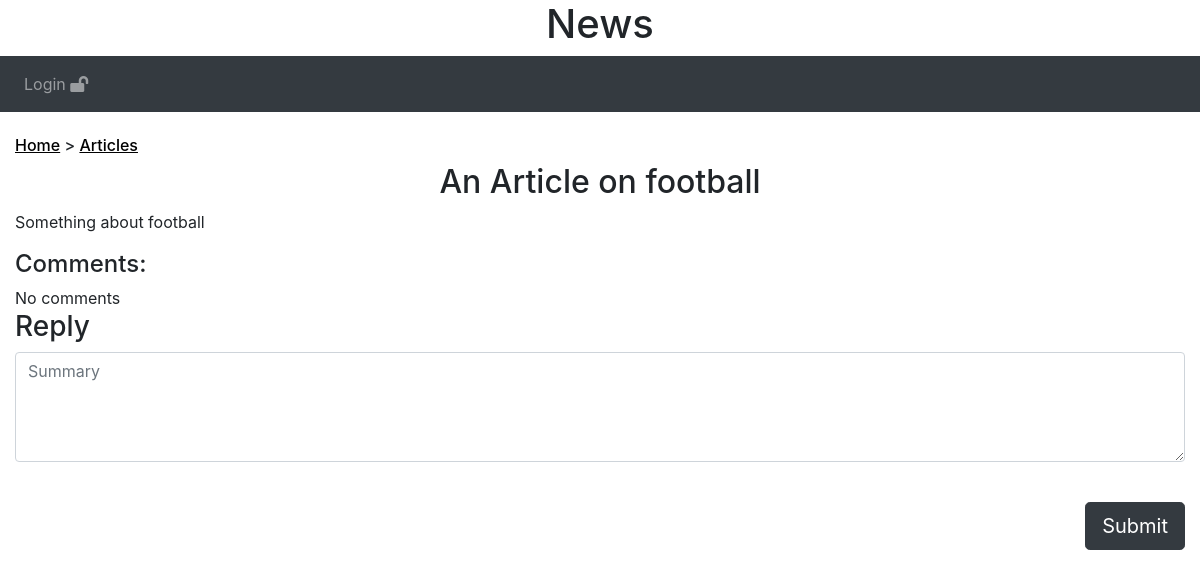
Page /content.php?id=31 on the committed database.
### tables this page shows
CREATE TABLE `articles` (
  `article_id` int(255) NOT NULL,
  `article_name` varchar(255) NOT NULL,
  `article_summary` varchar(550) NOT NULL,
  `article_content` blob NOT NULL,
  `article_category` int(255) NOT NULL,
  `article_create` datetime NOT NULL,
  `article_image` varchar(255) NOT NULL,
  `article_unique_key` varchar(10) NOT NULL,
  `article_block` int(1) NOT NULL
);

### content.php (the view, shortened to what this page needs)
<?php
include 'config.php';
?>
<html>
<head>
  <link rel="stylesheet" href="https://use.fontawesome.com/releases/v5.7.0/css/all.css">
  <link rel="stylesheet" href="https://maxcdn.bootstrapcdn.com/bootstrap/4.4.1/css/bootstrap.min.css">
</head>
<body>
<h1>News</h1>
<?php include 'navbar2.php'; ?>
<div class='container-fluid'>
<?php
$sql = "SELECT * FROM articles INNER JOIN category ON article_category = cat_id WHERE article_id = $_GET[id]";
$result = $db->query($sql);
while($row = $result->fetch_assoc())
{
echo"<h6><a href='index.php' style='text-decoration:underline'>Home</a> > <a href='articles.php?id=$row[article_category]' style='text-decoration:underline'>Articles</a> </h6>";
echo"
  <h2 class='text-center'>$row[article_name]</h2>
   $row[article_content]
   <h4>Comments:</h4>
  ";
  $sql = "SELECT * FROM comments WHERE comment_article = $_GET[id]";
  $result=$db->query($sql);
  if($result->num_rows == 0)
  {
	  echo "No comments";
  }
}
echo " <form name='com' method='post' id='comments'>
                      <h3 id='user'>Reply</h3>
                      <textarea class='form-control' name='com_desc' rows='4' cols='155' id='cdesc' placeholder='Summary'></textarea>
					  <br>
					  <p class='err' id='error'></p>
					  <button type='submit' id='cbtn' class='btn btn-dark btn-lg float-right' name='newcom' >Submit</button>";
?>
  <br>
  </div>
</body>
</html>

### content.php (style rules this page uses)
h1 { text-align:center; }
a { color:black; }

### rows in the picture
articles: article_name "An Article on football", article_content "Something about football", article_block "No comments"
